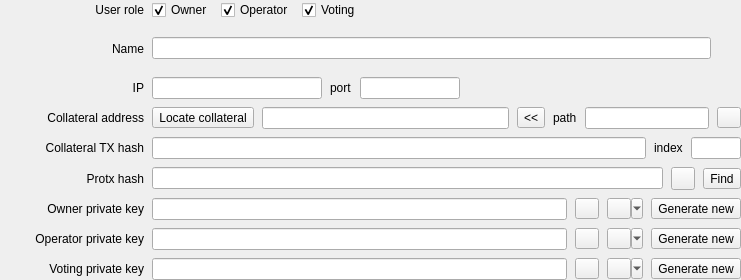
<?xml version="1.0" encoding="UTF-8"?>
<ui version="4.0">
 <class>WdgMasternodeDetails</class>
 <widget class="QWidget" name="WdgMasternodeDetails">
  <property name="geometry">
   <rect>
    <x>0</x>
    <y>0</y>
    <width>741</width>
    <height>280</height>
   </rect>
  </property>
  <property name="sizePolicy">
   <sizepolicy hsizetype="Preferred" vsizetype="Preferred">
    <horstretch>0</horstretch>
    <verstretch>0</verstretch>
   </sizepolicy>
  </property>
  <property name="minimumSize">
   <size>
    <width>700</width>
    <height>0</height>
   </size>
  </property>
  <property name="windowTitle">
   <string>Form</string>
  </property>
  <property name="styleSheet">
   <string notr="true"/>
  </property>
  <layout class="QVBoxLayout" name="verticalLayout_2">
   <property name="spacing">
    <number>0</number>
   </property>
   <property name="leftMargin">
    <number>0</number>
   </property>
   <property name="topMargin">
    <number>0</number>
   </property>
   <property name="rightMargin">
    <number>0</number>
   </property>
   <property name="bottomMargin">
    <number>0</number>
   </property>
   <item>
    <widget class="QWidget" name="widget_2" native="true">
     <property name="sizePolicy">
      <sizepolicy hsizetype="Preferred" vsizetype="Preferred">
       <horstretch>0</horstretch>
       <verstretch>0</verstretch>
      </sizepolicy>
     </property>
     <layout class="QVBoxLayout" name="verticalLayout">
      <property name="spacing">
       <number>8</number>
      </property>
      <property name="leftMargin">
       <number>0</number>
      </property>
      <property name="topMargin">
       <number>0</number>
      </property>
      <property name="rightMargin">
       <number>0</number>
      </property>
      <property name="bottomMargin">
       <number>0</number>
      </property>
      <item>
       <layout class="QHBoxLayout" name="horizontalLayout_12">
        <item>
         <widget class="QLabel" name="lblUserRole">
          <property name="minimumSize">
           <size>
            <width>144</width>
            <height>0</height>
           </size>
          </property>
          <property name="text">
           <string>User role</string>
          </property>
          <property name="alignment">
           <set>Qt::AlignRight|Qt::AlignTrailing|Qt::AlignVCenter</set>
          </property>
         </widget>
        </item>
        <item>
         <widget class="QCheckBox" name="chbRoleOwner">
          <property name="text">
           <string>Owner</string>
          </property>
          <property name="checked">
           <bool>true</bool>
          </property>
         </widget>
        </item>
        <item>
         <widget class="QCheckBox" name="chbRoleOperator">
          <property name="text">
           <string>Operator</string>
          </property>
          <property name="checked">
           <bool>true</bool>
          </property>
         </widget>
        </item>
        <item>
         <widget class="QCheckBox" name="chbRoleVoting">
          <property name="text">
           <string>Voting</string>
          </property>
          <property name="checked">
           <bool>true</bool>
          </property>
         </widget>
        </item>
        <item>
         <spacer name="horizontalSpacer_3">
          <property name="orientation">
           <enum>Qt::Horizontal</enum>
          </property>
          <property name="sizeHint" stdset="0">
           <size>
            <width>40</width>
            <height>0</height>
           </size>
          </property>
         </spacer>
        </item>
       </layout>
      </item>
      <item>
       <layout class="QHBoxLayout" name="horizontalLayout_2">
        <item>
         <widget class="QLabel" name="lblName">
          <property name="minimumSize">
           <size>
            <width>144</width>
            <height>0</height>
           </size>
          </property>
          <property name="layoutDirection">
           <enum>Qt::LeftToRight</enum>
          </property>
          <property name="text">
           <string>Name</string>
          </property>
          <property name="alignment">
           <set>Qt::AlignRight|Qt::AlignTrailing|Qt::AlignVCenter</set>
          </property>
         </widget>
        </item>
        <item>
         <widget class="QLineEdit" name="edtName"/>
        </item>
        <item>
         <widget class="QLabel" name="lblTitle">
          <property name="sizePolicy">
           <sizepolicy hsizetype="Minimum" vsizetype="Preferred">
            <horstretch>0</horstretch>
            <verstretch>0</verstretch>
           </sizepolicy>
          </property>
          <property name="styleSheet">
           <string notr="true"/>
          </property>
          <property name="text">
           <string/>
          </property>
          <property name="wordWrap">
           <bool>false</bool>
          </property>
         </widget>
        </item>
        <item>
         <widget class="QLabel" name="lblAction">
          <property name="text">
           <string/>
          </property>
         </widget>
        </item>
       </layout>
      </item>
      <item>
       <layout class="QHBoxLayout" name="horizontalLayout_3" stretch="0,1,0,0,0">
        <item>
         <widget class="QLabel" name="lblIP">
          <property name="minimumSize">
           <size>
            <width>144</width>
            <height>0</height>
           </size>
          </property>
          <property name="layoutDirection">
           <enum>Qt::LeftToRight</enum>
          </property>
          <property name="text">
           <string>IP</string>
          </property>
          <property name="alignment">
           <set>Qt::AlignRight|Qt::AlignTrailing|Qt::AlignVCenter</set>
          </property>
         </widget>
        </item>
        <item>
         <widget class="QLineEdit" name="edtIP">
          <property name="sizePolicy">
           <sizepolicy hsizetype="Fixed" vsizetype="Fixed">
            <horstretch>0</horstretch>
            <verstretch>0</verstretch>
           </sizepolicy>
          </property>
          <property name="minimumSize">
           <size>
            <width>170</width>
            <height>0</height>
           </size>
          </property>
          <property name="clearButtonEnabled">
           <bool>true</bool>
          </property>
         </widget>
        </item>
        <item>
         <widget class="QLabel" name="lblPort">
          <property name="text">
           <string>port</string>
          </property>
         </widget>
        </item>
        <item>
         <widget class="QLineEdit" name="edtPort">
          <property name="sizePolicy">
           <sizepolicy hsizetype="Fixed" vsizetype="Fixed">
            <horstretch>0</horstretch>
            <verstretch>0</verstretch>
           </sizepolicy>
          </property>
          <property name="maximumSize">
           <size>
            <width>100</width>
            <height>16777215</height>
           </size>
          </property>
          <property name="clearButtonEnabled">
           <bool>true</bool>
          </property>
         </widget>
        </item>
        <item>
         <spacer name="horizontalSpacer_2">
          <property name="orientation">
           <enum>Qt::Horizontal</enum>
          </property>
          <property name="sizeHint" stdset="0">
           <size>
            <width>0</width>
            <height>0</height>
           </size>
          </property>
         </spacer>
        </item>
       </layout>
      </item>
      <item>
       <layout class="QHBoxLayout" name="horizontalLayout_5" stretch="0,0,2,0,0,1,0">
        <item>
         <widget class="QLabel" name="lblCollateral">
          <property name="minimumSize">
           <size>
            <width>144</width>
            <height>0</height>
           </size>
          </property>
          <property name="text">
           <string>Collateral address</string>
          </property>
          <property name="alignment">
           <set>Qt::AlignRight|Qt::AlignTrailing|Qt::AlignVCenter</set>
          </property>
         </widget>
        </item>
        <item>
         <widget class="QToolButton" name="btnLocateCollateral">
          <property name="text">
           <string>Locate collateral</string>
          </property>
         </widget>
        </item>
        <item>
         <widget class="QLineEdit" name="edtCollateralAddress">
          <property name="clearButtonEnabled">
           <bool>true</bool>
          </property>
         </widget>
        </item>
        <item>
         <widget class="QToolButton" name="btnBip32PathToAddress">
          <property name="toolTip">
           <string>Convert BIP32 path to address</string>
          </property>
          <property name="text">
           <string>&lt;&lt;</string>
          </property>
         </widget>
        </item>
        <item>
         <widget class="QLabel" name="lblCollateralPath">
          <property name="text">
           <string>path</string>
          </property>
         </widget>
        </item>
        <item>
         <widget class="QLineEdit" name="edtCollateralPath">
          <property name="maximumSize">
           <size>
            <width>16777215</width>
            <height>16777215</height>
           </size>
          </property>
          <property name="clearButtonEnabled">
           <bool>true</bool>
          </property>
         </widget>
        </item>
        <item>
         <widget class="QToolButton" name="btnShowCollateralPathAddress">
          <property name="maximumSize">
           <size>
            <width>16777215</width>
            <height>21</height>
           </size>
          </property>
          <property name="toolTip">
           <string>Show Crown address for the entered BIP32 path</string>
          </property>
          <property name="text">
           <string/>
          </property>
         </widget>
        </item>
       </layout>
      </item>
      <item>
       <layout class="QHBoxLayout" name="horizontalLayout_6">
        <item>
         <widget class="QLabel" name="lblCollateralTxHash">
          <property name="minimumSize">
           <size>
            <width>144</width>
            <height>0</height>
           </size>
          </property>
          <property name="text">
           <string>Collateral TX hash</string>
          </property>
          <property name="alignment">
           <set>Qt::AlignRight|Qt::AlignTrailing|Qt::AlignVCenter</set>
          </property>
         </widget>
        </item>
        <item>
         <widget class="QLineEdit" name="edtCollateralTxHash">
          <property name="clearButtonEnabled">
           <bool>true</bool>
          </property>
         </widget>
        </item>
        <item>
         <widget class="QLabel" name="lblCollateralTxIndex">
          <property name="text">
           <string>index</string>
          </property>
         </widget>
        </item>
        <item>
         <widget class="QLineEdit" name="edtCollateralTxIndex">
          <property name="maximumSize">
           <size>
            <width>50</width>
            <height>16777215</height>
           </size>
          </property>
         </widget>
        </item>
       </layout>
      </item>
      <item>
       <layout class="QHBoxLayout" name="horizontalLayout_10">
        <item>
         <widget class="QLabel" name="lblDMNTxHash">
          <property name="minimumSize">
           <size>
            <width>144</width>
            <height>0</height>
           </size>
          </property>
          <property name="text">
           <string>Protx hash</string>
          </property>
          <property name="alignment">
           <set>Qt::AlignRight|Qt::AlignTrailing|Qt::AlignVCenter</set>
          </property>
         </widget>
        </item>
        <item>
         <widget class="QLineEdit" name="edtDMNTxHash">
          <property name="clearButtonEnabled">
           <bool>true</bool>
          </property>
         </widget>
        </item>
        <item>
         <widget class="QToolButton" name="btnCopyProtxHash">
          <property name="toolTip">
           <string>Copy protx hash to clipboard</string>
          </property>
          <property name="text">
           <string/>
          </property>
         </widget>
        </item>
        <item>
         <widget class="QToolButton" name="btnFindDMNTxHash">
          <property name="toolTip">
           <string>Find DMN TX hash based on the ip/port or collateral tx</string>
          </property>
          <property name="text">
           <string>Find</string>
          </property>
         </widget>
        </item>
       </layout>
      </item>
      <item>
       <layout class="QHBoxLayout" name="horizontalLayout_7">
        <item>
         <widget class="QLabel" name="lblOwnerKey">
          <property name="minimumSize">
           <size>
            <width>144</width>
            <height>0</height>
           </size>
          </property>
          <property name="text">
           <string>Owner private key</string>
          </property>
          <property name="alignment">
           <set>Qt::AlignRight|Qt::AlignTrailing|Qt::AlignVCenter</set>
          </property>
         </widget>
        </item>
        <item>
         <widget class="QLineEdit" name="edtOwnerKey">
          <property name="echoMode">
           <enum>QLineEdit::Password</enum>
          </property>
          <property name="clearButtonEnabled">
           <bool>true</bool>
          </property>
         </widget>
        </item>
        <item>
         <widget class="QToolButton" name="btnCopyOwnerKey">
          <property name="maximumSize">
           <size>
            <width>16777215</width>
            <height>21</height>
           </size>
          </property>
          <property name="toolTip">
           <string>Copy key to clipboard</string>
          </property>
          <property name="text">
           <string/>
          </property>
          <property name="popupMode">
           <enum>QToolButton::InstantPopup</enum>
          </property>
         </widget>
        </item>
        <item>
         <widget class="QToolButton" name="btnShowOwnerPrivateKey">
          <property name="maximumSize">
           <size>
            <width>16777215</width>
            <height>21</height>
           </size>
          </property>
          <property name="toolTip">
           <string>Show/hide private key</string>
          </property>
          <property name="text">
           <string/>
          </property>
          <property name="checkable">
           <bool>true</bool>
          </property>
          <property name="popupMode">
           <enum>QToolButton::MenuButtonPopup</enum>
          </property>
         </widget>
        </item>
        <item>
         <widget class="QToolButton" name="btnGenerateOwnerPrivateKey">
          <property name="text">
           <string>Generate new</string>
          </property>
         </widget>
        </item>
       </layout>
      </item>
      <item>
       <layout class="QHBoxLayout" name="horizontalLayout_8">
        <item>
         <widget class="QLabel" name="lblOperatorKey">
          <property name="minimumSize">
           <size>
            <width>144</width>
            <height>0</height>
           </size>
          </property>
          <property name="text">
           <string>Operator private key</string>
          </property>
          <property name="alignment">
           <set>Qt::AlignRight|Qt::AlignTrailing|Qt::AlignVCenter</set>
          </property>
         </widget>
        </item>
        <item>
         <widget class="QLineEdit" name="edtOperatorKey">
          <property name="echoMode">
           <enum>QLineEdit::Password</enum>
          </property>
          <property name="clearButtonEnabled">
           <bool>true</bool>
          </property>
         </widget>
        </item>
        <item>
         <widget class="QToolButton" name="btnCopyOperatorKey">
          <property name="maximumSize">
           <size>
            <width>16777215</width>
            <height>21</height>
           </size>
          </property>
          <property name="toolTip">
           <string>Copy key to clipboard</string>
          </property>
          <property name="text">
           <string/>
          </property>
          <property name="popupMode">
           <enum>QToolButton::InstantPopup</enum>
          </property>
         </widget>
        </item>
        <item>
         <widget class="QToolButton" name="btnShowOperatorPrivateKey">
          <property name="maximumSize">
           <size>
            <width>16777215</width>
            <height>21</height>
           </size>
          </property>
          <property name="toolTip">
           <string>Show/hide private key</string>
          </property>
          <property name="text">
           <string/>
          </property>
          <property name="checkable">
           <bool>true</bool>
          </property>
          <property name="popupMode">
           <enum>QToolButton::MenuButtonPopup</enum>
          </property>
         </widget>
        </item>
        <item>
         <widget class="QToolButton" name="btnGenerateOperatorPrivateKey">
          <property name="text">
           <string>Generate new</string>
          </property>
         </widget>
        </item>
       </layout>
      </item>
      <item>
       <layout class="QHBoxLayout" name="horizontalLayout_9">
        <item>
         <widget class="QLabel" name="lblVotingKey">
          <property name="minimumSize">
           <size>
            <width>144</width>
            <height>0</height>
           </size>
          </property>
          <property name="text">
           <string>Voting private key</string>
          </property>
          <property name="alignment">
           <set>Qt::AlignRight|Qt::AlignTrailing|Qt::AlignVCenter</set>
          </property>
         </widget>
        </item>
        <item>
         <widget class="QLineEdit" name="edtVotingKey">
          <property name="echoMode">
           <enum>QLineEdit::Password</enum>
          </property>
          <property name="clearButtonEnabled">
           <bool>true</bool>
          </property>
         </widget>
        </item>
        <item>
         <widget class="QToolButton" name="btnCopyVotingKey">
          <property name="maximumSize">
           <size>
            <width>16777215</width>
            <height>21</height>
           </size>
          </property>
          <property name="toolTip">
           <string>Copy key to clipboard</string>
          </property>
          <property name="text">
           <string/>
          </property>
          <property name="popupMode">
           <enum>QToolButton::InstantPopup</enum>
          </property>
         </widget>
        </item>
        <item>
         <widget class="QToolButton" name="btnShowVotingPrivateKey">
          <property name="maximumSize">
           <size>
            <width>16777215</width>
            <height>21</height>
           </size>
          </property>
          <property name="toolTip">
           <string>Show/hide private key</string>
          </property>
          <property name="text">
           <string/>
          </property>
          <property name="checkable">
           <bool>true</bool>
          </property>
          <property name="popupMode">
           <enum>QToolButton::MenuButtonPopup</enum>
          </property>
         </widget>
        </item>
        <item>
         <widget class="QToolButton" name="btnGenerateVotingPrivateKey">
          <property name="text">
           <string>Generate new</string>
          </property>
         </widget>
        </item>
       </layout>
      </item>
     </layout>
    </widget>
   </item>
  </layout>
 </widget>
 <tabstops>
  <tabstop>edtName</tabstop>
  <tabstop>edtIP</tabstop>
  <tabstop>edtPort</tabstop>
  <tabstop>edtCollateralAddress</tabstop>
  <tabstop>edtCollateralPath</tabstop>
  <tabstop>edtCollateralTxHash</tabstop>
  <tabstop>edtCollateralTxIndex</tabstop>
  <tabstop>edtDMNTxHash</tabstop>
  <tabstop>edtOwnerKey</tabstop>
  <tabstop>edtOperatorKey</tabstop>
  <tabstop>edtVotingKey</tabstop>
  <tabstop>chbRoleOwner</tabstop>
  <tabstop>chbRoleOperator</tabstop>
  <tabstop>chbRoleVoting</tabstop>
 </tabstops>
 <resources/>
 <connections/>
</ui>
